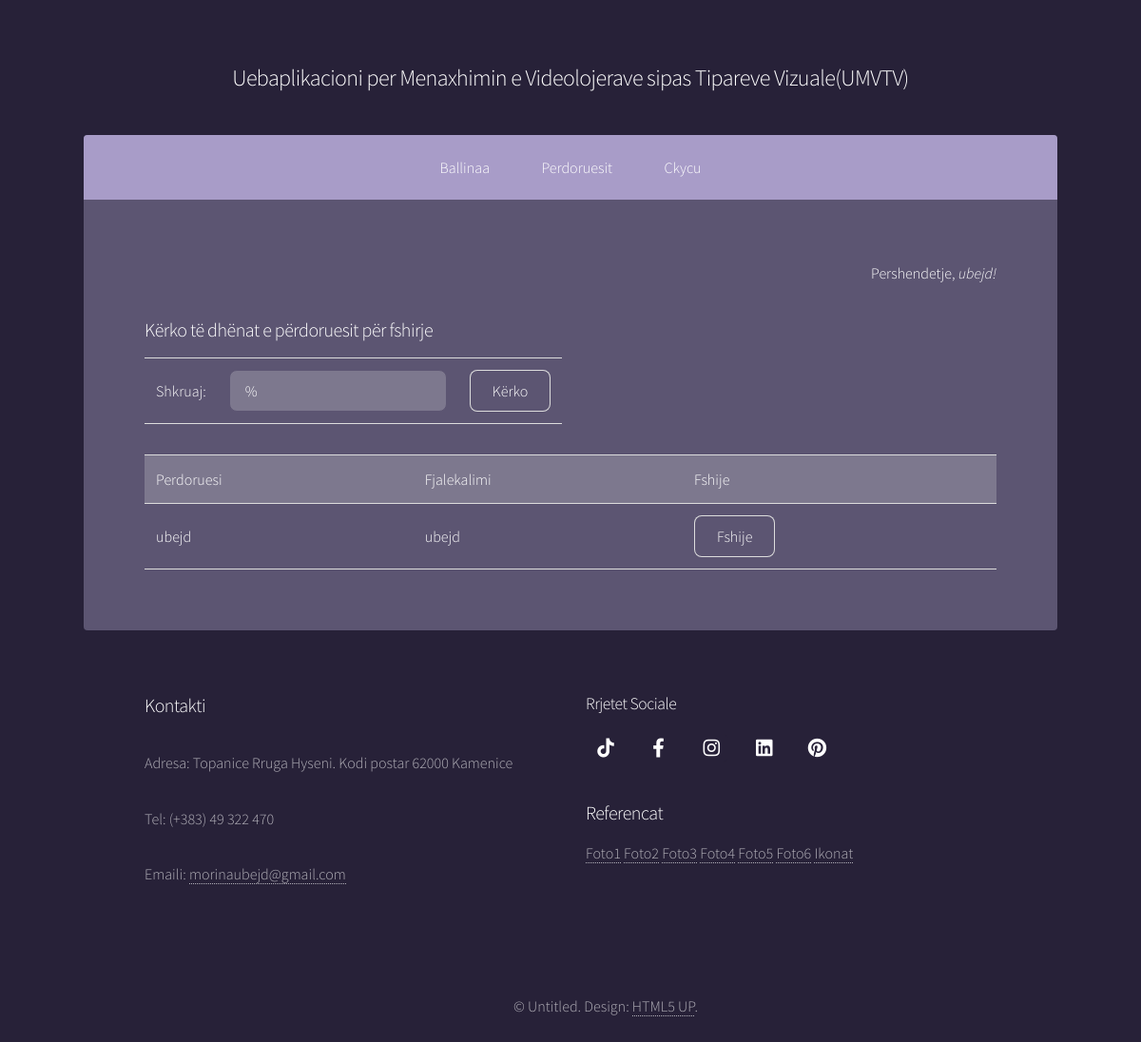
/ModuliAdministratorit/fshije_perdorues.php?term=ubejd (signed in), run on the app's committed database.
### tables this page shows
CREATE TABLE `tedhenat` (
  `ID_eDhena` int(11) NOT NULL,
  `Titulli` varchar(100) NOT NULL,
  `Pershkrimi` varchar(1000) NOT NULL,
  `File` varchar(255) NOT NULL,
  `PamjaneFaqe` varchar(50) NOT NULL
);

CREATE TABLE `perdoruesit_umvtv` (
  `ID_perdoruesi_umvtv` int(11) NOT NULL,
  `perdoruesi_umvtv` varchar(255) NOT NULL,
  `fjalekalimi_umvtv` varchar(255) NOT NULL
);

### ModuliAdministratorit/verifikim.php (called while the page is built, shortened)
<?php
include('konfig.php');
$verifiko_perdorues = $_SESSION['perdoruesi_umvtv'];
$ses_sql = mysqli_query($lidh, "SELECT perdoruesi_umvtv FROM perdoruesit_umvtv WHERE perdoruesi_umvtv='$verifiko_perdorues'");
$rresht = mysqli_fetch_array($ses_sql, MYSQLI_ASSOC);
$perdoruesi_kycur = $rresht['perdoruesi_umvtv'];
?>

### ModuliAdministratorit/fshije_perdorues.php (the view, shortened to what this page needs)
 <?php
    include("verifikim.php");
?>
<?php
include_once("konfig.php");
?>
<!DOCTYPE html>
<html>
<head>
		<link rel="stylesheet" href="assets/css/main.css" />
</head>
<body class="is-preload">
			<div id="wrapper">
    <?php include("koka.php"); ?>
    <?php include("meny.php"); ?>
    <div id="main">
    <section id="intro" class="main">
        <p style="text-align:right;">Pershendetje, <em><?php echo $perdoruesi_kycur;?>!</em></p>
            <div class="content">
                <div class="row">
                <div class="table-wrapper">
    <form action="" method="post">
    <table>
	<tr>
	<h3>Kërko të dhënat e përdoruesit për fshirje</h3>
	</tr>
	<tr>
	<td>
	Shkruaj:
	</td>
	<td>
	<input type="text" name="term" placeholder="Përdoruesin" value="%"/>
</td>
<td> <input type="submit" value="Kërko" /></td>
</tr>
</table>
</div>
</div>
    <div class="table-wrapper">
<table>
<tr>
        <td>Perdoruesi</td>
        <td>Fjalekalimi</td>
        <td>Fshije</td>
</tr>
<?php
if(!empty($_REQUEST['term'])) {
    $term = mysqli_real_escape_string($lidh,$_REQUEST['term']);
    $sql = mysqli_query($lidh, "SELECT * FROM perdoruesit_umvtv WHERE perdoruesi_umvtv LIKE '%".$term."%' ORDER BY ID_perdoruesi_umvtv DESC");
    while($rresht = mysqli_fetch_array($sql)) {
        echo "<tr>";
        echo "<td>".$rresht['perdoruesi_umvtv']."</td>";
        echo "<td>".$rresht['fjalekalimi_umvtv']."</td>";
        echo "<td><a href=\"fshije.php?ID_perdoruesi_umvtv=$rresht[ID_perdoruesi_umvtv]\" onClick=\"return confirm('A jeni te sigurt se deshironi te fshini perdoruesin?')\" class='button' class='button primary'>Fshije</a></td></tr>";
    }
}
?>
</div>
</div>
</section>
</div>
<?php include("Fundi.php"); ?>
	</body>
</html>

### ModuliAdministratorit/koka.php (shortened to what this page needs)
	<header id="header">
		<?php
          $rezultati = mysqli_query($lidh, "SELECT * FROM tedhenat WHERE PamjaneFaqe='koka'");
          while ($rresht = mysqli_fetch_assoc($rezultati)) {
		extract($rresht);
	?>
	<section>
		<div class="inner">
			<h2><?php echo $Titulli ?></h2>
		</div>
	</section>
	<?php } ?>
</header>

### ModuliAdministratorit/meny.php (shortened to what this page needs)
<?php
include("konfig.php");
            $rezultati = mysqli_query($lidh, "SELECT * FROM tedhenat WHERE PamjaneFaqe='MenyAdmin'");
            while ($rresht = mysqli_fetch_assoc($rezultati)) {
              extract($rresht);
			  	 echo $Pershkrimi;
			}
?>

### ModuliAdministratorit/Fundi.php (shortened to what this page needs)
<footer id="footer">
					<?php
            $rezultati = mysqli_query($lidh, "SELECT * FROM tedhenat WHERE PamjaneFaqe='Fundi_kontakti'");
            while ($rresht = mysqli_fetch_assoc($rezultati)) {
              extract($rresht);
            ?>
						<section>
							<h3><?php echo $Titulli ?></h3>
							<p><?php echo $Pershkrimi; ?>
							</p>
						</section>
			<?php } ?>
									<?php
            $rezultati = mysqli_query($lidh, "SELECT * FROM tedhenat WHERE PamjaneFaqe='Fundi_RrSociale'");
            while ($rresht = mysqli_fetch_assoc($rezultati)) {
              extract($rresht);
            ?>
						<section>
							<h4><?php echo $Titulli ?></h4>
							<?php echo $Pershkrimi; ?>
							<?php
            $rezultati = mysqli_query($lidh, "SELECT * FROM tedhenat WHERE PamjaneFaqe='Fund_Referencat'");
            while ($rresht = mysqli_fetch_assoc($rezultati)) {
              extract($rresht);
            ?>
						<section>
							<h3><?php echo $Titulli ?></h3>
							<p><?php echo $Pershkrimi; ?>
							</p>
						</section>
			<?php } ?>
						</section>
			<?php } ?>
					</div>
					<div class="copyright">
												<?php
            $rezultati = mysqli_query($lidh, "SELECT * FROM tedhenat WHERE PamjaneFaqe='Fundi_CopyRight'");
            while ($rresht = mysqli_fetch_assoc($rezultati)) {
              extract($rresht);
            ?>
							<?php echo $Pershkrimi; ?>
			<?php } ?>
			</div>

### data on the page
tedhenat: Titulli "Uebaplikacioni per Menaxhimin e Videolojerave sipas Tipareve Vizuale(UMVTV)"
tedhenat: Pershkrimi "Ballinaa Perdoruesit Ckycu"
perdoruesit_umvtv: perdoruesi_umvtv "ubejd", fjalekalimi_umvtv "ubejd"
tedhenat: Titulli "Kontakti", Pershkrimi "Adresa: Topanice Rruga Hyseni. Kodi postar 62000 Kamenice Tel: (+383) 49 322 470 Emaili: morinaubejd@gmail.com"
tedhenat: Titulli "Rrjetet Sociale"
tedhenat: Titulli "Referencat", Pershkrimi "Foto1 Foto2 Foto3 Foto4 Foto5 Foto6 Ikonat"
tedhenat: Pershkrimi "© Untitled. Design: HTML5 UP ."
